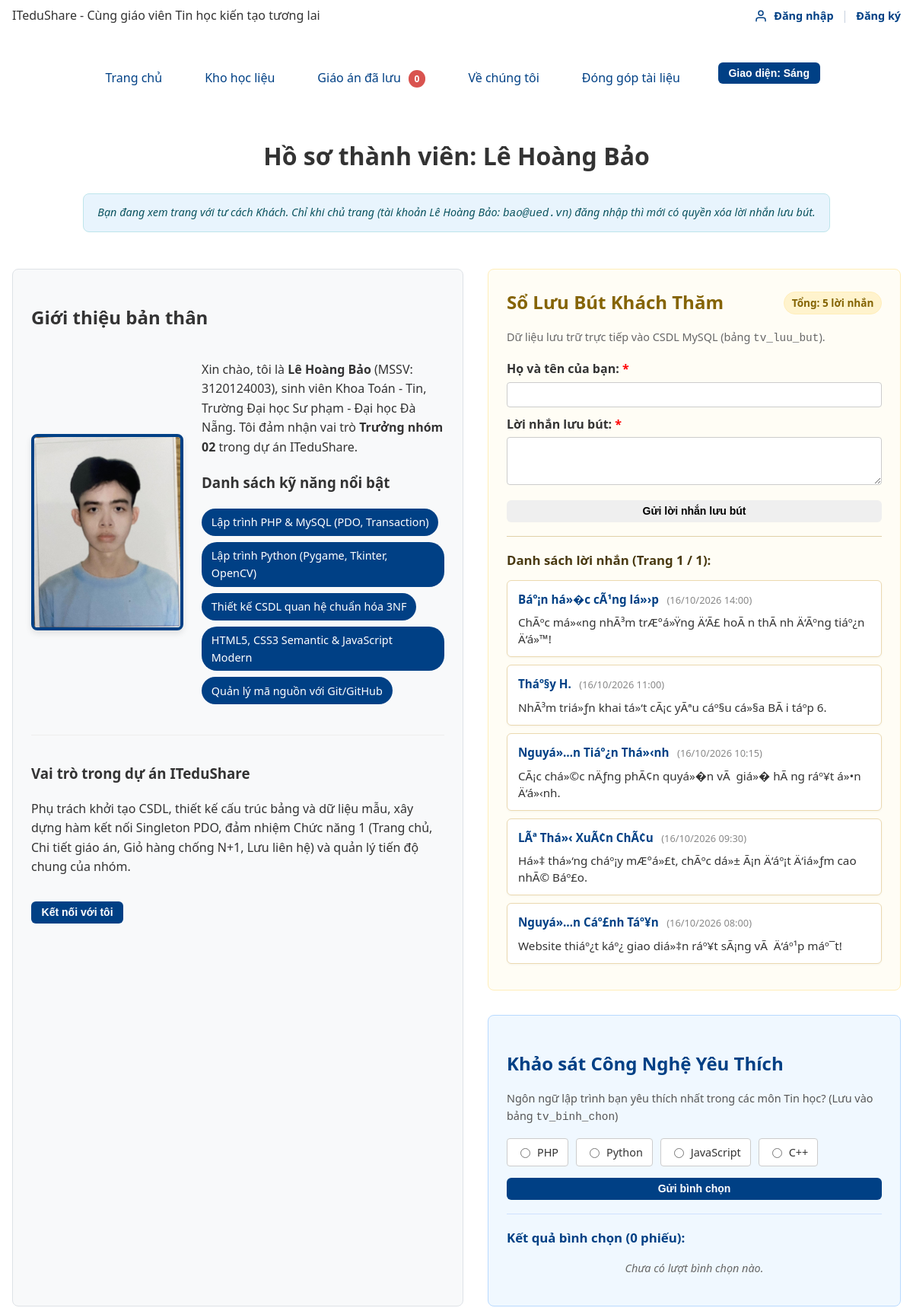
/thanhvien/3120124003_bao/gioithieu.php (upper part), run on an earlier commit of the app's database.
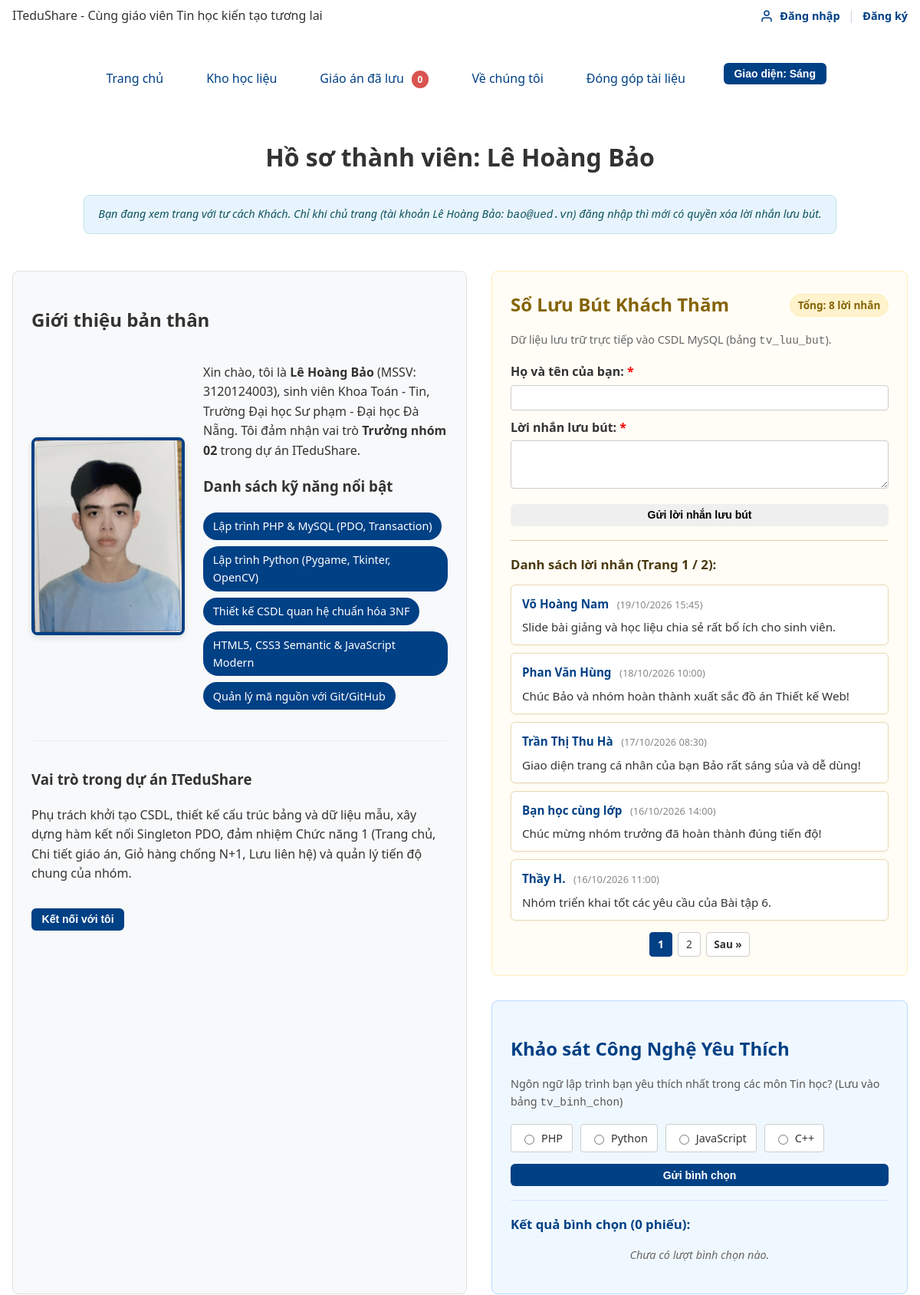
And on a later commit of the database.
### tables this page shows
CREATE TABLE tv_luu_but (
  id        INT UNSIGNED AUTO_INCREMENT PRIMARY KEY,
  mssv      CHAR(10) NOT NULL,
  ten_khach VARCHAR(50) NOT NULL,
  loi_nhan  VARCHAR(500) NOT NULL,
  thoi_gian DATETIME NOT NULL DEFAULT CURRENT_TIMESTAMP,
  FOREIGN KEY (mssv) REFERENCES thanh_vien(mssv) ON DELETE CASCADE
);

### inc/ham.php (called while the page is built, shortened)
<?php
function e(mixed $str): string {
    return htmlspecialchars((string)$str, ENT_QUOTES | ENT_SUBSTITUTE, 'UTF-8');
}

### src/Services/DanhSachLuu.php (called while the page is built, shortened)
<?php
class DanhSachLuu
{
    public function soMon(): int
    {
        return count($_SESSION['danh_sach_luu']);
    }
}

### inc/db.php (called while the page is built, shortened)
<?php
function db(): PDO {
    static $pdo = null;
    if ($pdo === null) {
        $host    = 'localhost';
        $port    = '3306';
        $dbname  = 'ltweb_nhom02';
        $charset = 'utf8mb4';
        $user    = 'root';
        $pass    = '';
        $dsn = "mysql:host={$host};port={$port};dbname={$dbname};charset={$charset}";
        $options = [
            PDO::ATTR_ERRMODE            => PDO::ERRMODE_EXCEPTION,
            PDO::ATTR_DEFAULT_FETCH_MODE => PDO::FETCH_ASSOC,
            PDO::ATTR_EMULATE_PREPARES   => false,
        ];
        $pdo = new PDO($dsn, $user, $pass, $options);
    }
    return $pdo;
}

### thanhvien/3120124003_bao/gioithieu.php (the view, shortened to what the changed rows need)
<?php
$goc = '../../';
$trang_hien_tai = '';
$stDem = db()->prepare('SELECT COUNT(*) FROM tv_luu_but WHERE mssv = ?');
$stDem->execute([MSSV_BAO]);
$tongLoiNhan = (int)$stDem->fetchColumn();
$moiTrang = 5;
$soTrang  = max(1, (int)ceil($tongLoiNhan / $moiTrang));
$trangHienTaiLB = filter_var($_GET['trang'] ?? 1, FILTER_VALIDATE_INT, [
    'options' => ['min_range' => 1, 'default' => 1]
]);
$offset = ($trangHienTaiLB - 1) * $moiTrang;
$stLB = db()->prepare('SELECT id, ten_khach, loi_nhan, thoi_gian
                       FROM tv_luu_but
                       WHERE mssv = ?
                       ORDER BY thoi_gian DESC, id DESC
                       LIMIT ? OFFSET ?');
$stLB->bindValue(1, MSSV_BAO);
$stLB->bindValue(2, $moiTrang, PDO::PARAM_INT);
$stLB->bindValue(3, $offset, PDO::PARAM_INT);
$stLB->execute();
$danhSachLuuBut = $stLB->fetchAll();
$cacTuyChonBC   = ['PHP', 'Python', 'JavaScript', 'C++'];
require_once __DIR__ . '/../../inc/header.php';
?>
<link rel="stylesheet" href="css/canhan-bao.css">
<main class="trang__chinh phan-lien-he">
  <h1 class="phan-lien-he__tieu-de can-giua-chu">Hồ sơ thành viên: Lê Hoàng Bảo</h1>
  <div style="display: flex; flex-wrap: wrap; gap: 2rem; margin-bottom: 2rem;">
    <section class="bieu-mau" style="flex: 1; min-width: 320px;">
      <h2>Giới thiệu bản thân</h2>
    </section>
    <div style="flex: 1; min-width: 320px; display: flex; flex-direction: column; gap: 2rem;">
      <section class="bieu-mau" style="background-color: #fffdf5; border-color: #ffeeba;">
        <div style="display: flex; justify-content: space-between; align-items: center; margin-bottom: 0.5rem; flex-wrap: wrap; gap: 0.5rem;">
            <h2 style="color: #856404; margin: 0;">Sổ Lưu Bút Khách Thăm</h2>
            <span style="font-size: 0.85rem; background: #fff3cd; color: #856404; padding: 0.2rem 0.6rem; border-radius: 999px; border: 1px solid #ffeeba; font-weight: bold;">
                Tổng: <?= $tongLoiNhan ?> lời nhắn
            </span>
        </div>
        <p style="font-size: 0.9rem; color: #666; margin-bottom: 1rem;">
            Dữ liệu lưu trữ trực tiếp vào CSDL MySQL (bảng <code>tv_luu_but</code>).
        </p>
        <form method="POST" action="gioithieu.php" novalidate>
            <div style="margin-bottom: 10px;">
            </div>
            <div style="margin-bottom: 12px;">
            </div>
            <button type="submit" class="nut-thao-tac nut-thao-tac--sua" style="width: 100%; cursor: pointer;">
            </button>
        </form>
        <hr style="margin: 18px 0; border: 0; border-top: 1px solid #e0d0a8;">
        <h3 style="font-size: 1.05rem; margin-bottom: 12px; color: #493910;">
            Danh sách lời nhắn (Trang <?= $trangHienTaiLB ?> / <?= $soTrang ?>):
        </h3>
        <?php if (empty($danhSachLuuBut)): ?>
            <p style="color: #666; font-style: italic; text-align: center; padding: 1rem;">Chưa có lời nhắn nào.</p>
        <?php else: ?>
            <ul style="list-style: none; padding: 0; margin: 0;">
                <?php foreach ($danhSachLuuBut as $lb): ?>
                    <li style="background: #ffffff; padding: 12px 14px; border: 1px solid #ebd9b0; border-radius: 6px; margin-bottom: 10px; box-shadow: 0 1px 3px rgba(0,0,0,0.04);">
                        <div style="display: flex; justify-content: space-between; align-items: center; margin-bottom: 6px; gap: 0.5rem;">
                            <div>
                                <strong style="color: #004085; font-size: 0.95rem;"><?= e($lb['ten_khach']) ?></strong>
                                <span style="font-size: 0.8rem; color: #888; margin-left: 0.4rem;">
                                    (<?= date('d/m/Y H:i', strtotime($lb['thoi_gian'])) ?>)
                                </span>
                            </div>
                        </div>
                        <p style="margin: 0; color: #333; line-height: 1.45; font-size: 0.95rem;">
                            <?= nl2br(e($lb['loi_nhan'])) ?>
                        </p>
                    </li>
                <?php endforeach; ?>
            </ul>
            <?php if ($soTrang > 1): ?>
                <nav aria-label="Phân trang lưu bút" style="display: flex; justify-content: center; gap: 0.4rem; margin-top: 15px; align-items: center; flex-wrap: wrap;">
                    <?php for ($i = 1; $i <= $soTrang; $i++): ?>
                        <a href="gioithieu.php?trang=<?= $i ?>"
                           style="text-decoration: none; padding: 0.25rem 0.65rem; border-radius: 4px; border: 1px solid <?= $i === $trangHienTaiLB ? '#004085' : '#ccc' ?>; <?= $i === $trangHienTaiLB ? 'font-weight: bold; background: #004085; color: white;' : 'background: #fff; color: #333;' ?> font-size: 0.85rem;">
                            <?= $i ?>
                        </a>
                    <?php endfor; ?>
                    <?php if ($trangHienTaiLB < $soTrang): ?>
                        <a href="gioithieu.php?trang=<?= $trangHienTaiLB + 1 ?>"
                           class="nut-thao-tac"
                           style="text-decoration: none; padding: 0.25rem 0.6rem; border-radius: 4px; border: 1px solid #ccc; background: #fff; color: #333; font-size: 0.85rem;">
                            Sau &raquo;
                        </a>
                    <?php endif; ?>
                </nav>
            <?php endif; ?>
        <?php endif; ?>
      </section>
      <section class="bieu-mau" style="background-color: #f0f8ff; border-color: #b8daff;">
        <h2 style="color: #004085; margin-bottom: 0.5rem;">Khảo sát Công Nghệ Yêu Thích</h2>
        <form method="POST" action="gioithieu.php">
            <div style="display: flex; gap: 10px; flex-wrap: wrap; margin-bottom: 15px;">
                <?php foreach ($cacTuyChonBC as $tc): ?>
                    <label style="background: #fff; padding: 6px 12px; border: 1px solid #ccc; border-radius: 4px; cursor: pointer; font-size: 0.9rem; display: flex; align-items: center; gap: 6px;">
                        <input type="radio" name="ngon_ngu" value="<?= e($tc) ?>" required> <?= e($tc) ?>
                    </label>
                <?php endforeach; ?>
            </div>
        </form>
      </section>
    </div>
  </div>
</main>
</body>
</html>

### inc/header.php (shortened to what the changed rows need)
<?php
require_once __DIR__ . '/ham.php';
$trang = $trang ?? $trang_hien_tai ?? '';
$goc   = $goc ?? '';
$soLuongLuu = 0;
if (class_exists('App\Services\DanhSachLuu')) {
    $dsLuuHeader = new \App\Services\DanhSachLuu();
    $soLuongLuu = $dsLuuHeader->soMon();
} elseif (isset($_SESSION['danh_sach_luu']) && is_array($_SESSION['danh_sach_luu'])) {
    $soLuongLuu = count($_SESSION['danh_sach_luu']);
}
$menu = [
    'index.php'             => 'Trang chủ',
    'kho-hoc-lieu.php'      => 'Kho học liệu',
    'gio-hang.php'          => 'Giáo án đã lưu',
    've-chung-toi.php'      => 'Về chúng tôi',
    'dong-gop-tai-lieu.php' => 'Đóng góp tài liệu',
];
$trangHienTai = $trang;
?>
<!DOCTYPE html>
<html lang="vi" class="js">
<head>
    <link rel="stylesheet" href="<?= $goc ?>css/01-bien.css">
    <link rel="stylesheet" href="<?= $goc ?>css/02-chuan-hoa.css">
    <link rel="stylesheet" href="<?= $goc ?>css/03-bo-cuc.css">
    <link rel="stylesheet" href="<?= $goc ?>css/04-thanh-phan.css">
    <link rel="stylesheet" href="<?= $goc ?>css/05-tien-ich.css">
</head>
<body class="trang">
    <nav class="trang__dieu-huong" aria-label="Menu chính">
        <ul id="menu-chinh" class="menu-chinh menu" style="list-style: none;">
            <?php foreach ($menu as $tep => $ten):
                $tepKhongDuoi = str_replace('.php', '', $tep);
                $isCurrent = ($trangHienTai === $tep || $trangHienTai === $tepKhongDuoi);
            ?>
                <li>
                    <a href="<?= $goc ?><?= $tep ?>"
                       class="menu-chinh__lien-ket <?= $isCurrent ? 'menu-chinh__lien-ket--kich-hoat' : '' ?>"
                       <?= $isCurrent ? 'aria-current="page"' : '' ?>>
                        <?= e($ten) ?>
                        <?php if ($tep === 'gio-hang.php'): ?>
                            <span class="huy-hieu-so-luong" style="background: var(--mau-nhan, #e74c3c); color: #fff; border-radius: 999px; padding: 0.1rem 0.5rem; font-size: 0.75rem; font-weight: bold; margin-left: 0.35rem; display: inline-block; vertical-align: middle;"><?= $soLuongLuu ?></span>
                        <?php endif; ?>
                    </a>
                </li>
            <?php endforeach; ?>
        </ul>
    </nav>

What changed in the data, as far as the page shows it:
no longer on this page (row edited): tv_luu_but: ten_khach "Nguyá»…n Tiáº¿n Thá»‹nh", thoi_gian "16/10/2026 10:15", loi_nhan "CÃ¡c chá»©c nÄƒng phÃ¢n quyá»�n vÃ giá»� hÃ ng ráº¥t á»•n Ä‘á»‹nh."
no longer on this page (row edited): tv_luu_but: ten_khach "LÃª Thá»‹ XuÃ¢n ChÃ¢u", thoi_gian "16/10/2026 09:30", loi_nhan "Há»‡ thá»‘ng cháº¡y mÆ°á»£t, chÃºc dá»± Ã¡n Ä‘áº¡t Ä‘iá»ƒm cao nhÃ© Báº£o."
no longer on this page (row edited): tv_luu_but: ten_khach "Nguyá»…n Cáº£nh Táº¥n", thoi_gian "16/10/2026 08:00", loi_nhan "Website thiáº¿t káº¿ giao diá»‡n ráº¥t sÃ¡ng vÃ Ä‘áº¹p máº¯t!"
added tv_luu_but: ten_khach "Võ Hoàng Nam", thoi_gian "19/10/2026 15:45", loi_nhan "Slide bài giảng và học liệu chia sẻ rất bổ ích cho sinh viên."
added tv_luu_but: ten_khach "Phan Văn Hùng", thoi_gian "18/10/2026 10:00", loi_nhan "Chúc Bảo và nhóm hoàn thành xuất sắc đồ án Thiết kế Web!"
added tv_luu_but: ten_khach "Trần Thị Thu Hà", thoi_gian "17/10/2026 08:30", loi_nhan "Giao diện trang cá nhân của bạn Bảo rất sáng sủa và dễ dùng!"
changed tv_luu_but: ten_khach "Báº¡n há»�c cÃ¹ng lá»›p" → "Bạn học cùng lớp"; loi_nhan "ChÃºc má»«ng nhÃ³m trÆ°á»Ÿng Ä‘Ã£ hoÃ n thÃ nh Ä‘Ãºng tiáº¿n Ä‘á»™!" → "Chúc mừng nhóm trưởng đã hoàn thành đúng tiến độ!"
changed tv_luu_but: ten_khach "Tháº§y H." → "Thầy H."; loi_nhan "NhÃ³m triá»ƒn khai tá»‘t cÃ¡c yÃªu cáº§u cá»§a BÃ i táº­p 6." → "Nhóm triển khai tốt các yêu cầu của Bài tập 6."
Also different on the page:
$tongLoiNhan: "5" → "8"
$soTrang: "1" → "2"
new list line: "1"
new list line: "2"
text now shown: "Sau »"
